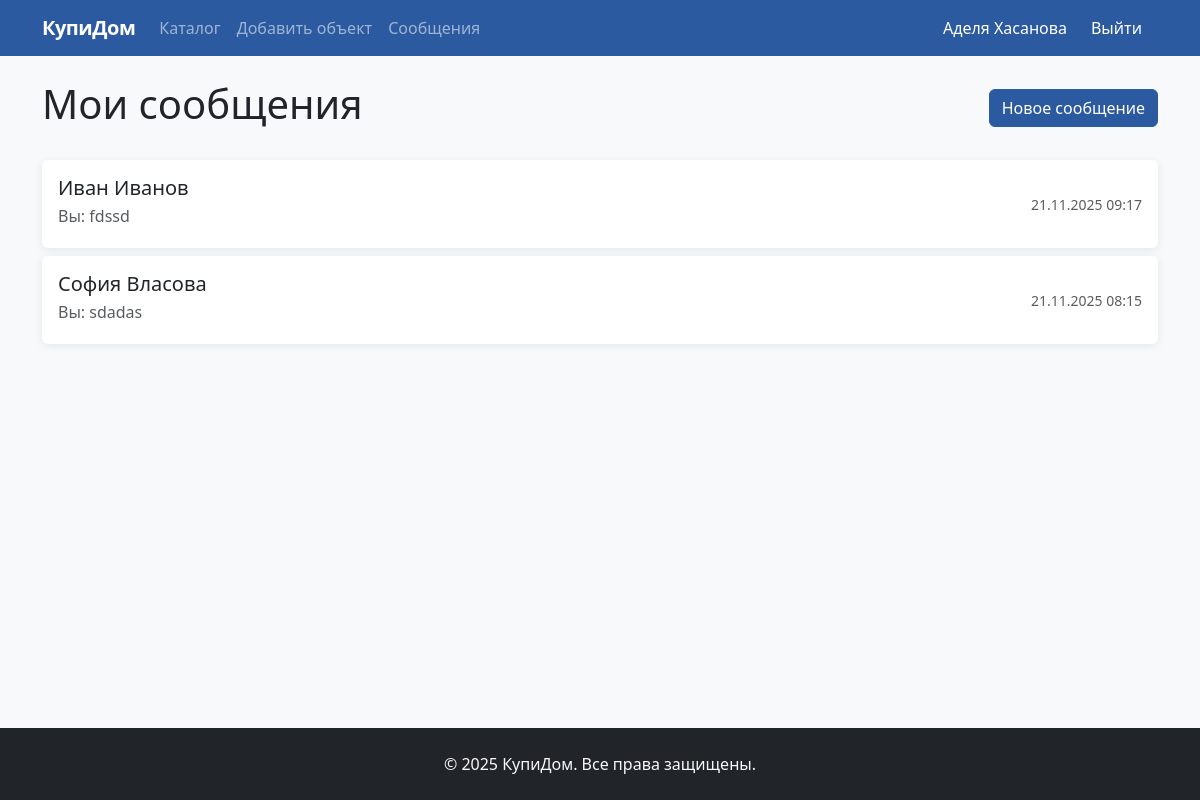
The app's page /messages/ (signed in) with its own data.
### realty/models.py (models this page shows, shortened)
class CustomUser(AbstractUser):
    USER_TYPE_CHOICES = (
        ('realtor', 'Риэлтор'),
        ('client', 'Клиент'),
    )
    GENDER_CHOICES = (
        ('M', 'Мужской'),
        ('F', 'Женский'),
    )
    user_type = models.CharField('Тип пользователя', max_length=10, choices=USER_TYPE_CHOICES)
    phone = models.CharField('Телефон', max_length=20, blank=True)
    bio = models.TextField('О себе', blank=True)
    avatar = models.ImageField('Аватар', upload_to='avatars/', blank=True, null=True)
    gender = models.CharField('Пол', max_length=1, choices=GENDER_CHOICES, blank=True)

class Message(models.Model):
    sender = models.ForeignKey(CustomUser, on_delete=models.CASCADE, related_name='sent_messages')
    receiver = models.ForeignKey(CustomUser, on_delete=models.CASCADE, related_name='received_messages')
    content = models.TextField('Сообщение')
    created_at = models.DateTimeField(auto_now_add=True)
    is_read = models.BooleanField(default=False)
    class Meta:
        ordering = ['created_at']

### realty/views.py (the view)
# urls.py: path('messages/', views.message_list, name='message_list'),
@login_required
def message_list(request):
    sent_messages = Message.objects.filter(sender=request.user)
    received_messages = Message.objects.filter(receiver=request.user)
    users = set()
    for msg in sent_messages:
        users.add(msg.receiver)
    for msg in received_messages:
        users.add(msg.sender)
    dialogues = []
    for user in users:
        last_msg = Message.objects.filter(
            Q(sender=request.user, receiver=user) | Q(sender=user, receiver=request.user)
        ).order_by('-created_at').first()
        unread_count = Message.objects.filter(sender=user, receiver=request.user, is_read=False).count()
        dialogues.append({
            'user': user,
            'last_message': last_msg,
            'unread_count': unread_count
        })
    dialogues.sort(key=lambda x: x['last_message'].created_at if x['last_message'] else datetime.min, reverse=True)
    return render(request, 'realty/messages.html', {'dialogues': dialogues})

### realty/templates/realty/messages.html (shortened to what this page needs)
{% extends 'realty/base.html' %}
{% block content %}
<div class="d-flex justify-content-between align-items-center mb-4">
    <h1>Мои сообщения</h1>
    <a href="{% url 'send_message' %}" class="btn btn-primary">Новое сообщение</a>
</div>
{% for dialogue in dialogues %}
<a href="{% url 'chat_with_user' dialogue.user.id %}" class="card mb-2 text-decoration-none">
    <div class="card-body">
        <div class="d-flex justify-content-between align-items-center">
            <div>
                <h5 class="mb-1">{{ dialogue.user.get_full_name|default:dialogue.user.username }}</h5>
                {% if dialogue.last_message %}
                <p class="mb-1 text-muted">
                    {% if dialogue.last_message.sender == user %}Вы: {% endif %}
                    {{ dialogue.last_message.content|truncatewords:10 }}
                </p>
                {% endif %}
            </div>
            <div class="text-end">
                {% if dialogue.last_message %}
                <small class="text-muted">{{ dialogue.last_message.created_at|date:"d.m.Y H:i" }}</small>
                {% endif %}
            </div>
        </div>
    </div>
</a>
{% empty %}
<p class="text-center text-muted py-4">Нет сообщений</p>
{% endfor %}
{% endblock %}

### realty/templates/realty/base.html (shortened to what this page needs)
<!DOCTYPE html>
<html lang="ru">
<head>
    <link href="https://cdn.jsdelivr.net/npm/bootstrap@5.3.0/dist/css/bootstrap.min.css" rel="stylesheet">
</head>
<body class="bg-light d-flex flex-column">
    <nav class="navbar navbar-expand-lg navbar-dark bg-primary">
        <div class="container">
            <a class="navbar-brand" href="{% url 'home' %}">КупиДом</a>
            <div class="collapse navbar-collapse" id="navbarNav">
                <ul class="navbar-nav me-auto">
                    <li class="nav-item">
                        <a class="nav-link" href="{% url 'property_list' %}">Каталог</a>
                    </li>
                    {% if user.is_authenticated %}
                    <li class="nav-item">
                        <a class="nav-link" href="{% url 'property_create' %}">Добавить объект</a>
                    </li>
                    <li class="nav-item">
                        <a class="nav-link" href="{% url 'message_list' %}">Сообщения</a>
                    </li>
                    {% endif %}
                </ul>
                <ul class="navbar-nav">
                    {% if user.is_authenticated %}
                    <li class="nav-item">
                        <a class="nav-link" href="{% url 'profile' %}" style="color: white !important;">
                            {{ user.get_full_name|default:user.username }}
                        </a>
                    </li>
                    <li class="nav-item">
                        <form method="post" action="{% url 'logout' %}" class="d-flex align-items-center">
                            <button type="submit" class="nav-link btn btn-link" style="border: none; background: none; color: white !important; padding: 0.5rem 1rem;">
                                Выйти
                            </button>
                        </form>
                    </li>
                    {% endif %}
                </ul>
            </div>
        </div>
    </nav>
    <main class="py-4">
        <div class="container">
            {% block content %}
            {% endblock %}
        </div>
    </main>
    <footer class="bg-dark text-light py-4 mt-auto">
        <div class="container text-center">
            <p class="mb-0">&copy; 2025 КупиДом. Все права защищены.</p>
        </div>
    </footer>
</body>
</html>

### realty/templates/realty/base.html (style rules this page uses)
:root { --primary: #2c5aa0; --primary-dark: #1e3d72; --accent: #e74c3c; --dark: #34495e; --light: #f8f9fa; }
.bg-primary { background-color: var(--primary) !important; }
.btn-primary { background-color: var(--primary); border-color: var(--primary); }
.navbar-brand { font-weight: 600; letter-spacing: -0.5px; }
.card { border: none; box-shadow: 0 2px 8px rgba(0,0,0,0.08); transition: box-shadow 0.2s; }
html, body { height: 100%; }
body { display: flex; flex-direction: column; }
main { flex: 1 0 auto; }
footer { flex-shrink: 0; }
.navbar-nav .nav-item { display: flex; align-items: center; }
.navbar-nav .nav-link { display: flex; align-items: center; height: 100%; }

### records on screen
CustomUser: get_full_name "Аделя Хасанова"
CustomUser: user.get_full_name "Иван Иванов", last_message.content "fdssd", last_message.created_at "21.11.2025 09:17"
CustomUser: user.get_full_name "София Власова", last_message.content "sdadas", last_message.created_at "21.11.2025 08:15"
